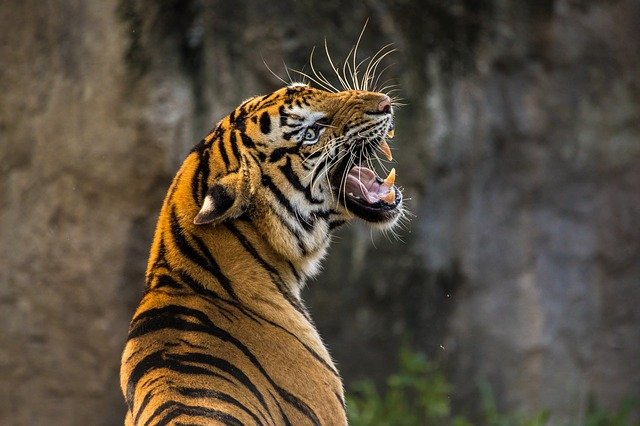
#> input picture image/image_1.jpg, 640 x 426 px, given in place of the camera
$ python trackbar.py
#> lines starting #> are read from the running program, lines starting #| are printed output that depends on the picture; after the words box and inside, x2 and y2 are one past the last pixel; in counts of white or black regions, pixels touching at a corner belong together
import cv2
import numpy as np

def nothing(x):
    pass


if __name__ == '__main__':

    cap = cv2.VideoCapture(1)

    cv2.namedWindow("HSV Value")
    cv2.createTrackbar("H MIN", "HSV Value", 0, 179, nothing)
#> slider 'H MIN' is set to 35
    cv2.createTrackbar("S MIN", "HSV Value", 0, 255, nothing)
#> slider 'S MIN' is set to 51
    cv2.createTrackbar("V MIN", "HSV Value", 0, 255, nothing)
#> slider 'V MIN' is set to 51
    cv2.createTrackbar("H MAX", "HSV Value", 179, 179, nothing)
    cv2.createTrackbar("S MAX", "HSV Value", 255, 255, nothing)
    cv2.createTrackbar("V MAX", "HSV Value", 255, 255, nothing)

    while True:
        _, frame = cap.read()
#> frame is the input picture: shape (426, 640, 3); mean B, G, R 61.2, 75.8, 86.8
        hsv = cv2.cvtColor(frame, cv2.COLOR_BGR2HSV)
#> hsv: shape (426, 640, 3); mean H, S, V 30.6, 73.1, 87.6

        h_min = cv2.getTrackbarPos("H MIN", "HSV Value")
        s_min = cv2.getTrackbarPos("S MIN", "HSV Value")
        v_min = cv2.getTrackbarPos("V MIN", "HSV Value")
        h_max = cv2.getTrackbarPos("H MAX", "HSV Value")
        s_max = cv2.getTrackbarPos("S MAX", "HSV Value")
        v_max = cv2.getTrackbarPos("V MAX", "HSV Value")

        lower_blue = np.array([h_min, s_min, v_min])
        upper_blue = np.array([h_max, s_max, v_max])

        hsv_min="MIN H:{} S:{} V:{}".format(h_min,s_min,v_min)
        hsv_max = "MAX H:{} S:{} V:{}".format(h_max, s_max, v_max)

        mask = cv2.inRange(hsv, lower_blue, upper_blue)
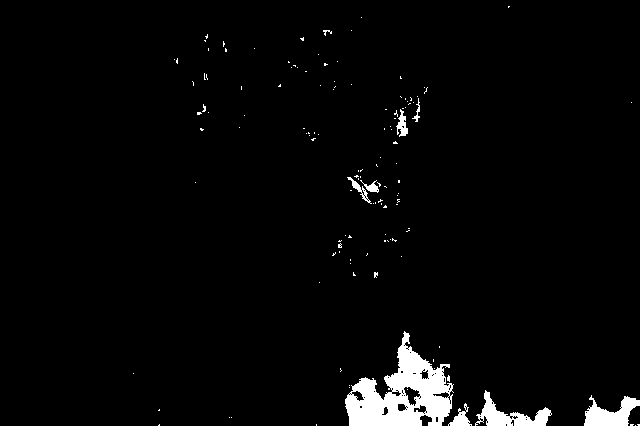
#> mask: shape (426, 640); 3% white; 131 white regions (122 under 20 px), largest, box (x1, y1, x2, y2) and area: (345, 331, 454, 426) 5044, (475, 390, 552, 426) 1017, (584, 395, 640, 426) 956

        result = cv2.bitwise_and(frame, frame, mask=mask)
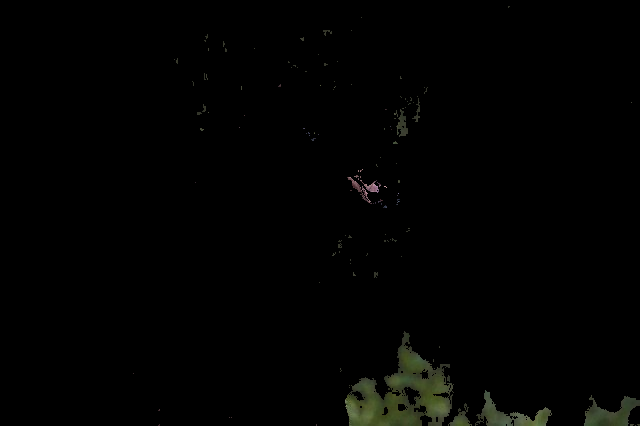
#> result: shape (426, 640, 3); mean B, G, R 1.4, 2.3, 2

        cv2.putText(frame, hsv_min, (10, 30), cv2.FONT_HERSHEY_SIMPLEX, 1, (0, 0, 255), 2)
        cv2.putText(frame, hsv_max, (10, 80), cv2.FONT_HERSHEY_SIMPLEX, 1, (0, 0, 255), 2)
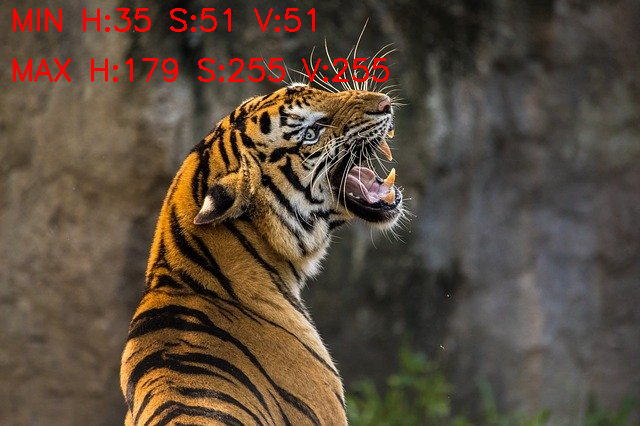
#> frame: shape (426, 640, 3); mean B, G, R 60.3, 74.7, 89.8

        cv2.imshow("HSV Value", frame)
        cv2.imshow("Mask", mask)
        cv2.imshow("Frame Mask", result)

        key = cv2.waitKey(1)
#> (key q is pressed here)
        if key == ord('q'):
            break

    cap.release()
    cv2.destroyAllWindows()

$ run again, on image/image_2.jpg
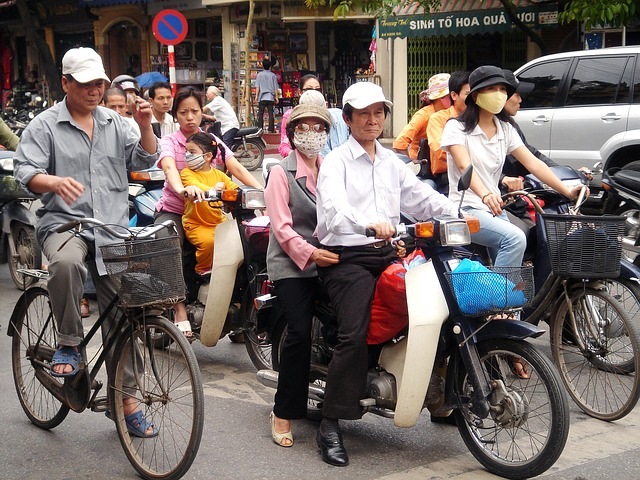
#> input picture image/image_2.jpg, 640 x 480 px, given in place of the camera
#> frame is the input picture: shape (480, 640, 3); mean B, G, R 98.7, 102.7, 113.7
#> hsv: shape (480, 640, 3); mean H, S, V 59.7, 57.5, 117.1
#> `mask = cv2.inRange(hsv, lower_blue, upper_blue)`:
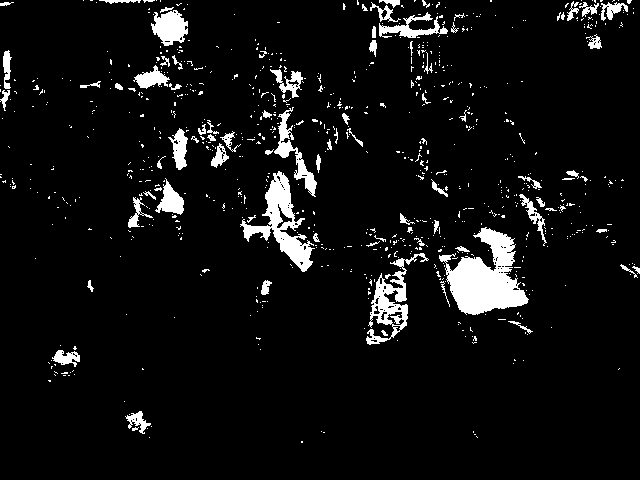
#> mask: shape (480, 640); 6.3% white; 818 white regions (737 under 20 px), largest, box (x1, y1, x2, y2) and area: (439, 227, 529, 315) 4061, (240, 171, 315, 272) 2343, (366, 253, 429, 345) 1569
#> `cv2.putText(frame, hsv_max, (10, 80), cv2.FONT_HERSHEY_SIMPLEX, 1, (0,..`:
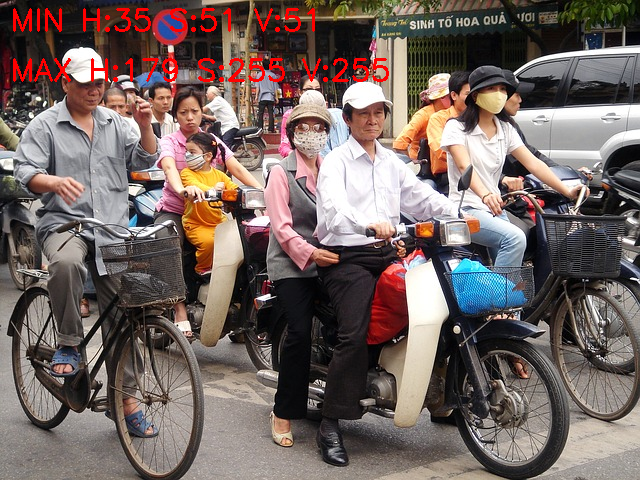
#> frame: shape (480, 640, 3); mean B, G, R 97.8, 101.8, 116.3

$ run again, on image/annotating_img.png
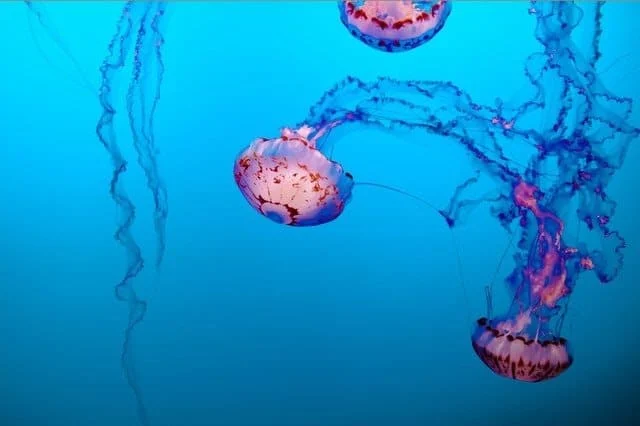
#> input picture image/annotating_img.png, 640 x 426 px, given in place of the camera
#> frame is the input picture: shape (426, 640, 3); mean B, G, R 203.3, 146.8, 13.1
#> hsv: shape (426, 640, 3); mean H, S, V 101.9, 241.3, 204.3
#> `mask = cv2.inRange(hsv, lower_blue, upper_blue)`:
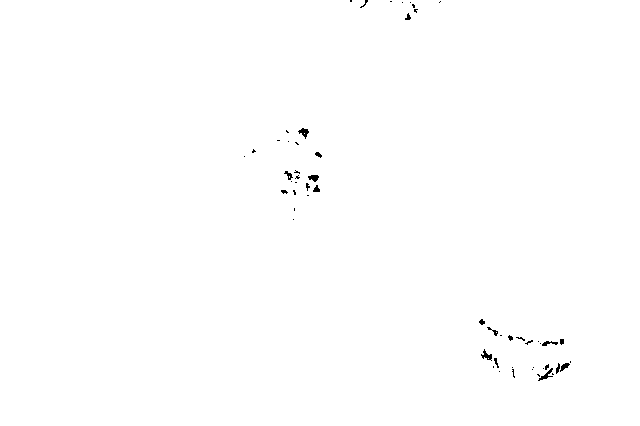
#> mask: shape (426, 640); 99.7% white; black in thin lines or dots, all inside (x1, y1, x2, y2) = (244, 0, 571, 381)
#> `cv2.putText(frame, hsv_max, (10, 80), cv2.FONT_HERSHEY_SIMPLEX, 1, (0,..`:
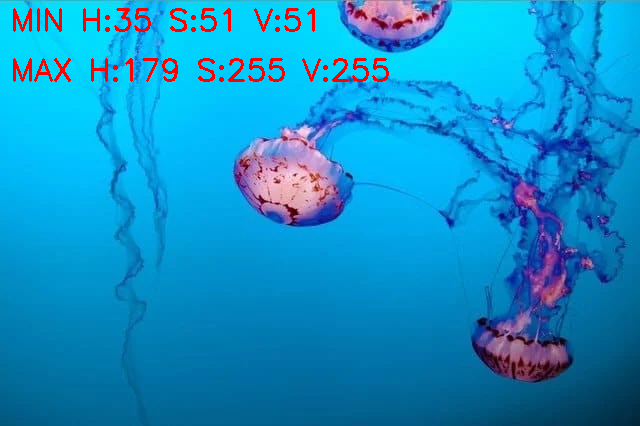
#> frame: shape (426, 640, 3); mean B, G, R 199.2, 143.4, 17.2
